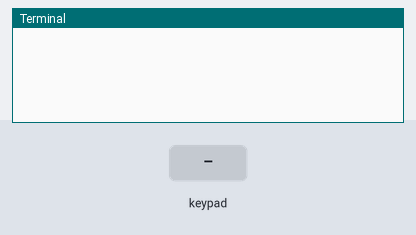
Simulated run of this program. Board: Raspberry Pi (header pin numbers). On the bench: the last lines printed to the terminal. Inputs (shaded band) come from the test bench.

Above: at 1.2 s.
1.3 s: key '1' pressed
At 2.6 s:
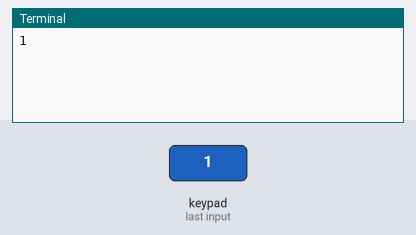
2.9 s: keypad keys 1 2 # pressed 0.4 s apart
At 4.3 s:
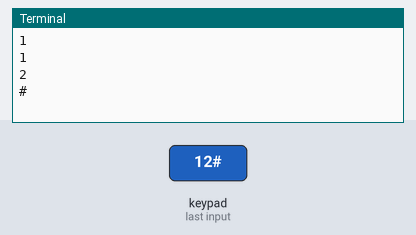
5.6 s: key 'A' pressed
At 6.7 s:
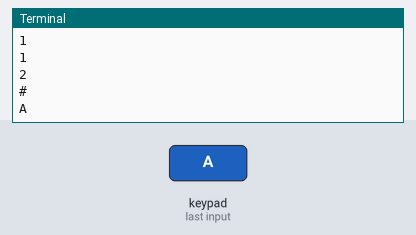

Measured:
- after the input at 1.3 s, the terminal: prints a new line after 0.10 s (image 1)
- after the input at 2.9 s, the terminal: prints a new line after 0.47 s (image 2)
- after the input at 5.6 s, the terminal: prints a new line after 0.15 s (image 3)

The program:

readKeypad.py
```python
import time
import RPi.GPIO as GPIO
import thread
GPIO.setmode(GPIO.BOARD)

KEYPAD =  [
          ["1","2","3","A"],
          ["4","5","6","B"],
          ["7","8","9","C"],
          ["*","0","#","D"]
          ]

ROW = [40,38,36,32]
COL = [26,24,22,18]

for j in range(4):
    GPIO.setup( COL[j], GPIO.OUT )
    GPIO.output( COL[j], 1 )


for i in range(4):
    GPIO.setup( ROW[i], GPIO.IN, pull_up_down = GPIO.PUD_UP )

try:
    while(True):
        for j in range(4):
            GPIO.output(COL[j],0)
            for i in range(4):
                if GPIO.input( ROW[i] ) == 0:
                    print KEYPAD[i][j]
                    while( GPIO.input( ROW[i] ) == 0):
                        pass
            GPIO.output(COL[j],1)
        time.sleep(.2)
except KeyboardInterrupt:
    GPIO.cleanup()
```
